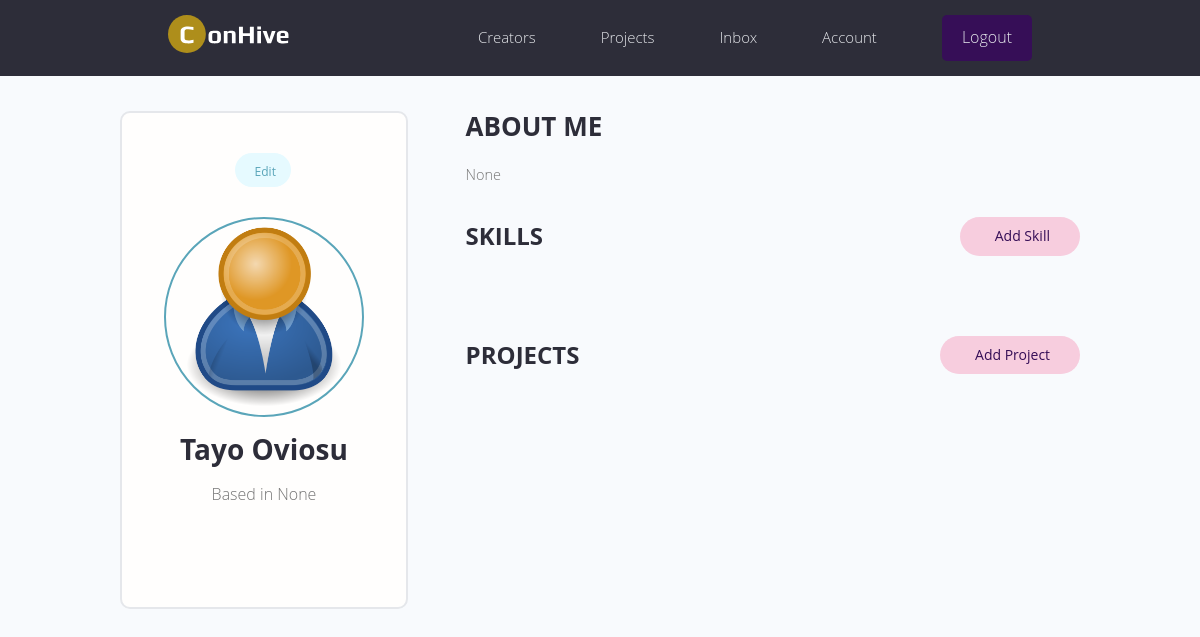
/account/ (signed in), run on the app's committed database.
### users/models.py (models this page shows, shortened)
class Profile(models.Model):
    user = models.OneToOneField(
        User, on_delete=models.CASCADE, null=True, blank=True)
    name = models.CharField(max_length=200, blank=True, null=True)
    email = models.EmailField(max_length=500, blank=True, null=True)
    username = models.CharField(max_length=200, blank=True, null=True)
    location = models.CharField(max_length=200, blank=True, null=True)
    short_intro = models.CharField(max_length=200, blank=True, null=True)
    bio = models.TextField(blank=True, null=True)
    profile_image = models.ImageField(
        null=True, blank=True, upload_to='profiles/', default="profiles/profile-user.png")
    social_twitter = models.CharField(max_length=200, blank=True, null=True)
    social_linkedin = models.CharField(max_length=200, blank=True, null=True)
    social_youtube = models.CharField(max_length=200, blank=True, null=True)
    social_website = models.CharField(max_length=200, blank=True, null=True)
    created = models.DateTimeField(auto_now_add=True)
    id = models.UUIDField(default=uuid.uuid4, unique=True,
                          primary_key=True, editable=False)
    class Meta:
        ordering = ['created']
    @property
    def imageURL(self):
        try:
            url = self.profile_image.url
        except:
            url = ''
        return url

### users/views.py (the view)
# urls.py: path('account/', views.userAccount, name="account"),
@login_required(login_url='login')
def userAccount(request):
    profile = request.user.profile
    skills = profile.skill_set.all()
    projects = profile.project_set.all()
    context = {'profile': profile, 'skills': skills, 'projects': projects}
    return render(request, 'users/account.html', context)

### users/templates/users/account.html (shortened to what this page needs)
{% extends 'main.html' %}
{% block content %}
<main class="settingsPage profile my-md">
  <div class="container">
    <div class="layout">
      <div class="column column--1of3">
        <div class="card text-center">
          <div class="card__body dev">
            <a class="tag tag--pill tag--main settings__btn" href="{% url 'edit-account' %}">
              Edit</a>
            <img class="avatar avatar--xl dev__avatar" src="{{profile.imageURL}}" />
            <h2 class="dev__name">{{profile.name}}</h2>
            <p class="dev__location">Based in {{profile.location}}</p>
          </div>
        </div>
      </div>
      <div class="column column--2of3">
        <div class="devInfo">
          <h3 class="devInfo__title">About Me</h3>
          <p class="devInfo__about">{{profile.bio}}</p>
        </div>
        <div class="settings">
          <h3 class="settings__title">Skills</h3>
          <a class="tag tag--pill tag--sub settings__btn tag--lg" href="{% url 'create-skill' %}"> Add Skill</a>
        </div>
        <div class="settings">
          <h3 class="settings__title">Projects</h3>
          <a class="tag tag--pill tag--sub settings__btn tag--lg" href="{% url 'create-project' %}"> Add Project</a>
        </div>
      </div>
    </div>
  </div>
</main>
{% endblock %}

### templates/main.html (shortened to what this page needs)
<!DOCTYPE html>
{% load static %}
<html>
<head>
    <link rel="stylesheet" href="https://cdn.iconmonstr.com/1.3.0/css/iconmonstr-iconic-font.min.css" />
    <link rel="stylesheet" href="{% static 'uikit/styles/uikit.css' %}" />
    <link rel="stylesheet" href="{% static 'styles/app.css' %}" />
</head>
<body>
    {% include 'navbar.html' %}
    {% block content %}
    {% endblock content %}
</body>
</html>

### templates/navbar.html (shortened to what this page needs)
{% load static %}
<header class="header">
    <div class="container container--narrow">
        <a href="{% url 'profiles' %}" class="header__logo">
            <img src="{% static 'images/logo-conhive.svg' %} " alt="ConHive Logo" />
        </a>
        <nav class="header__nav">
            <ul class="header__menu">
                <li class="header__menuItem"><a href="{% url 'profiles' %}">Creators</a></li>
                <li class="header__menuItem"><a href="{% url 'projects' %}">Projects</a></li>
                {% if request.user.is_authenticated %}
                <li class="header__menuItem"><a href="{% url 'inbox' %}">Inbox</a></li>
                <li class="header__menuItem"><a href="{% url 'account' %}">Account</a></li>
                <li class="header__menuItem"><a href="{% url 'logout' %}" class="btn btn--sub">Logout</a></li>
                {% else %}
                <li class="header__menuItem"><a href="{% url 'login' %}" class="btn btn--sub">Login/Sign Up</a></li>
                {% endif %}
            </ul>
        </nav>
    </div>
</header>

### static/styles/app.css (style rules this page uses)
:root { --color-sub: #2d2d39; }
.btn--sub { background-color: var(--color-sub-light); }
.card { border: 2px solid var(--color-light); }
img { width: 100%; }
.header { position: sticky; z-index: 111; background-color: var(--color-sub); padding: 1.5rem 0; }
.header > .container { display: flex; justify-content: space-between; align-items: center; }
.header__logo > img { height: 3.8rem; }
.header__nav > ul { display: inline-flex; align-items: center; list-style: none; gap: 6.5rem; }
.header__menuItem > a { color: var(--color-light); font-weight: 300; }
.profile .card > .dev { padding: 4rem; }
.dev__avatar { display: block; margin: auto; }
.dev__name { color: var(--color-sub); font-size: 2.8rem; font-weight: 700; margin-top: 1rem; margin-bottom: 0.5rem; }
.dev__location { margin-top: 1rem; }
.devInfo { margin-bottom: 3rem; }
.devInfo__title, .devInfo__subtitle { font-size: 2.6rem; color: var(--color-sub); text-transform: uppercase; font-weight: 700; margin-bottom: 1.5rem; }
.devInfo__about, .devSkill__info { font-size: 1.45rem; line-height: 1.7; text-align: justify; }
.settingsPage .dev > .settings__btn { display: inline-block; margin-bottom: 3rem; }
.settings { display: flex; justify-content: space-between; align-items: center; }
.settings__title { font-size: 2.4rem; text-transform: uppercase; font-weight: 700; color: var(--color-sub); }

### static/uikit/styles/modules/_variables.css (style rules this page uses)
:root { --color-main: #5aa5b9; --color-main-light: #e6faff; --color-sub: #560E2C; --color-sub-light: #360E57; --color-sub-lighter: #F7CDDE; --color-text: #737373; --color-gray: #8b8b8b; --color-light: #e5e7eb; --color-light-gray: #767676; --color-bg: #f8fafd; --color-white: #fffefd; --color-white-light: #f3f3f3; --color-success: #359e64; --color-success-bg: #def8e8; --color-error: #fc4b0b; --color-error-bg: #fff2ee; --font-base: 'Open Sans', arial, helvetica, 'Segoe UI', roboto, ubuntu, sans-serif; --font-monospace: 'Fira Code', 'Courier New', courier, monospace; --font-regular: 300; --font-medium: 500; --font-bold: 700; --generic-shadow: 1px 1px 5px #00000010; --generic-transition: all 0.3s ease-in-out; }

### static/uikit/styles/modules/_base.css (style rules this page uses)
* { margin: 0; padding: 0; box-sizing: border-box; text-rendering: optimizeLegibility; color: inherit; font-size: inherit; }
html { font-size: 50%; }
@media only screen and (min-width: 480px) { html { font-size: 56.25%; } }
@media only screen and (min-width: 1200px) { html { font-size: 62.5%; } }
body { line-height: 1.6; font-weight: 400; font-size: 1.5rem; color: var(--color-text); background-color: var(--color-bg); min-height: 100vh; }

### static/uikit/styles/modules/_typography.css (style rules this page uses)
* { font-family: var(--font-base); }
h2 { font-size: 3.6rem; font-weight: var(--font-bold); }
h3 { font-size: 3.2rem; font-weight: var(--font-medium); }
p, span, strong { font-size: 1.6rem; color: var(--color-text); font-weight: var(--font-regular); }
a { padding-bottom: 2px; text-decoration: none; display: inline-block; color: var(--color-main); font-weight: var(--font-medium); }

### static/uikit/styles/modules/_utilities.css (style rules this page uses)
.container { width: 92%; max-width: 165rem; margin: 0 auto; box-sizing: border-box; }
.container--narrow { width: 92%; max-width: 120rem; }
@media screen and (min-width: 1000px) { .container { width: 90%; } }
@media screen and (min-width: 1000px) { .container--narrow { width: 85%; } }
@media screen and (min-width: 1200px) { .container { width: 80%; } }
@media screen and (min-width: 1200px) { .container--narrow { width: 72%; } }
.text-center { text-align: center; }
.my-md { margin: 3rem auto; }

### static/uikit/styles/modules/_avatar.css (style rules this page uses)
.avatar { border-radius: 50%; border: 2px solid var(--color-main); object-fit: cover; }
.avatar--xl { height: 20rem; width: 20rem; }

### static/uikit/styles/modules/_button.css (style rules this page uses)
.btn { display: inline-block; position: relative; cursor: pointer; background-color: var(--color-light); font-weight: var(--font-medium); color: var(--color-sub); text-decoration: none; padding: 1rem 2rem; border-radius: 0.5rem; border: none; width: -webkit-fit-content; width: -moz-fit-content; width: fit-content; height: -webkit-fit-content; height: -moz-fit-content; height: fit-content; font-size: 1.6rem; outline-width: 0; outline-color: transparent; -webkit-backface-visibility: hidden; backface-visibility: hidden; transition: all 0.3s ease-in-out; }
.btn--sub { background-color: var(--color-sub); color: var(--color-white); }

### static/uikit/styles/modules/_card.css (style rules this page uses)
.card { border-radius: 1rem; background-color: var(--color-white); border: 1.5px solid var(--color-light); width: auto; height: auto; margin-top: 0.5rem; margin-bottom: 0.5rem; overflow: hidden; }
.card__body, .card__header { padding: 2rem 2.5rem; }

### data on the page
Profile: imageURL (placeholder picture), name "Tayo Oviosu", location "None", bio "None"
